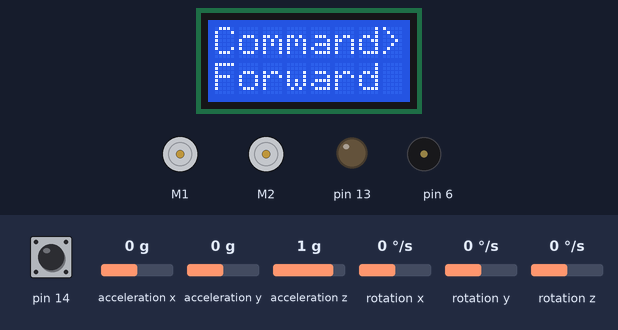
A sketch run on a simulated Arduino Leonardo, built with avr-gcc and run on an emulated ATmega32U4. Parts: 8×2 character LCD, 2 × DC motor (green arrow = forward, orange = backward, longer = faster), output pins drawn as LEDs (lit = HIGH), buzzer (waves = sounding). The inputs (shaded band) are chosen by the test bench; at power-on: pin 14 HIGH, acceleration x 0 g, acceleration y 0 g, acceleration z 1 g, rotation x 0 °/s, rotation y 0 °/s, rotation z 0 °/s.

Above: at 3.2 s.
3.3 s: pin 14 pulled LOW for 0.15 s
At 4.4 s:
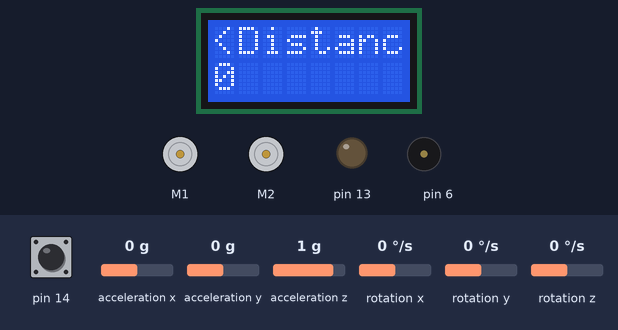
5.0 s: pin 14 pulled LOW for 0.15 s
At 5.6 s:
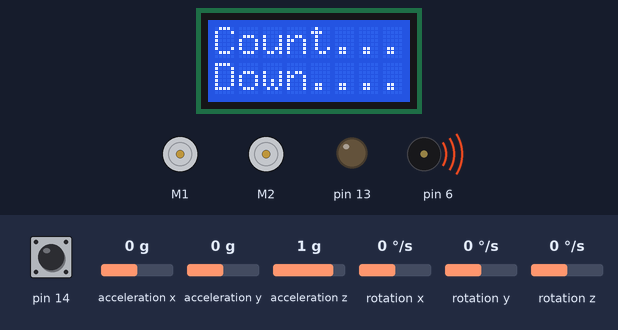
11.1 s: pin 14 pulled LOW for 3.2 s
At 15.5 s:
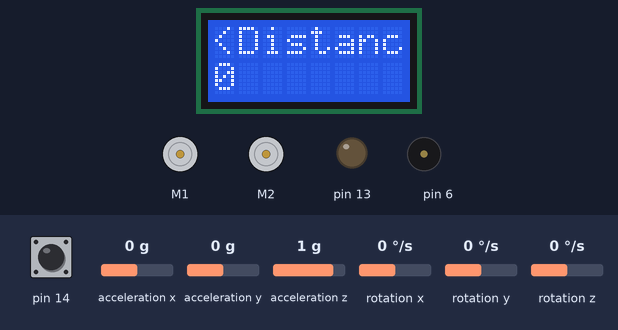
15.8 s: pin 14 pulled LOW for 1 s
At 24.7 s:
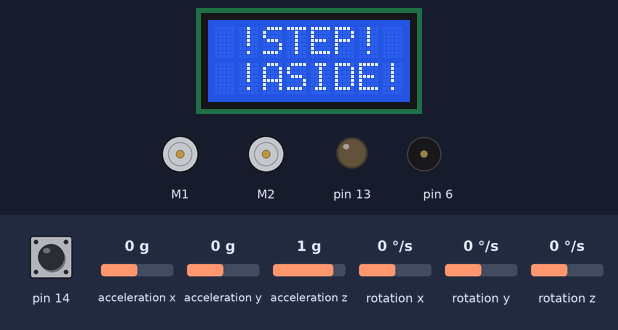
Timing chart, 0 to 26.2 s (numbered marks = the images above; inputs shaded):
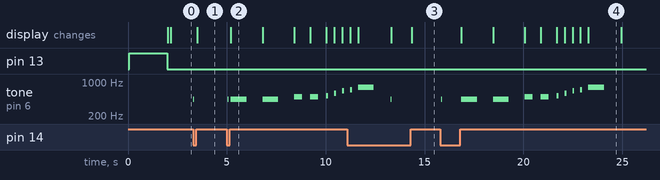

The sketch:

rpro_lecture_1_ex5_solution.ino
```cpp
#include <Wire.h>
#include <Zumo32U4.h>

Zumo32U4Encoders encoders;
Zumo32U4IMU imu;
Zumo32U4LCD lcd;
Zumo32U4Buzzer buzzer;
Zumo32U4ButtonA buttonA;
Zumo32U4Motors motors;

// vars to count the accumulated counts of the encoders
int movementCommand = 0;   // used to select the command
int movementParameter = 0;   // used to select distance or angle

int const countJump = 100;  // number of counts before jumping to next command in stage 0
int const maxDist = 100;   // max distance the robot should travel
int const maxAngle = 359; // max angle the robot can turn
int speed = 100; // max speed of the robot
float wheelCirc = 13.0;
// control the flow of the program. 0 wait for command
//                                  1 wait for speed and time
//                                  2 running the command.
int stage = 0;

// control selection 1              0 Forward
//                                  1 Backwards
//                                  2 turn
int chosenCommand = 0;

// variables for gyro
uint32_t turnAngle = 0;
int16_t turnRate;
int16_t gyroOffset;
uint16_t gyroLastUpdate = 0;

void setup() {
  Serial.begin(9600);
  turnSensorSetup();
  delay(100);
}

void loop() {
  delay(50);
  switch(stage){
    case 0: selectMovement();
    break;
    case 1: selectParameter();
    break;
    case 2: countdown();
    executeMovement();
    break;
  }
}

void selectMovement(){
  readEncodersMovement();
  if(movementCommand > countJump){
    bip();
    movementCommand = 0;
    chosenCommand++;
    if(chosenCommand > 2) chosenCommand = 0;
  }
  else if(movementCommand < -countJump){
    bip();
    movementCommand = 0;
    chosenCommand--;
    if(chosenCommand < 0 ) chosenCommand = 2;
  }
  LCDSelectMovement();
  if(buttonA.isPressed()){
    bip();
    stage = 1;
    buttonA.waitForRelease();   // wait till the button is released
  }
}

void selectParameter(){
  readEncodersParameter();
  switch(chosenCommand){
    case 0: case 1:
    if(movementParameter < 0){
      movementParameter = 0;
      bip();
    }
    else if(movementParameter > maxDist){
      movementParameter = maxDist;
      bip();
    }
    break;
    case 2:
    if(movementParameter < 0){
      movementParameter = 0;
      bip();
    }
    else if(movementParameter > maxAngle){
      movementParameter = maxAngle;
      bip();
    }
    break;
  }
  LCDSelectParameter();
  if(buttonA.isPressed()){
    bip();
    stage = 2;
    buttonA.waitForRelease();
  }
}

/*
Movement functions
*/

void stop(){
  motors.setSpeeds(0,0);
}

void forward(){
  motors.setSpeeds(speed, speed);
}

void backward(){
  motors.setSpeeds(-speed, -speed);
}

void turnByAngle(){
  turnSensorReset();
  if (movementParameter>180){
    motors.setSpeeds(100,-100);
    while(getTurnAngleInDegrees()>movementParameter){
      delay(10);
    }
  }
  else{
    motors.setSpeeds(-100,100);
    while(getTurnAngleInDegrees()<movementParameter){
      delay(10);
    }
  }
}

void executeMovement(){
  switch(chosenCommand){
    case 0: // forward
      while (getDistance() < movementParameter){
        forward();
        delay(100);
      }
      stop();
      break;
    case 1: // backward
      while (getDistance() > (-1) *movementParameter){
        backward();
        delay(100);
      }
      stop();
      break;
    case 2: // turn
      turnByAngle();
      delay(100);
      break;
  }

  stop();
  // Reset of the values
  movementCommand = 0;
  movementParameter = 0;
  stage = 0;
  chosenCommand = 0;
}

/*
LCD functions
*/
void LCDSelectMovement(){
  switch(chosenCommand){
    case 0:
      printLCD("Command>", "Forward");
      break;
    case 1:
      printLCD("Command>", "Backward");
      break;
    case 2:
      printLCD("Command>", "Turn");
      break;
  }
}

void LCDSelectParameter(){
  if (chosenCommand == 2){
    printLCD("<Turn Angle: ", (String)movementParameter);
  }
  else {
    printLCD("<Distance: ", (String)movementParameter);
  }
}


// Easy fucntion to print in the LCD
void printLCD(String s0, String s1){
  lcd.clear();
  lcd.print(s0);
  lcd.gotoXY(0,1);
  lcd.print(s1);
}

/*
Encoder functions
*/

float getDistance(){
  int countsL = encoders.getCountsLeft();
  int countsR = encoders.getCountsRight();

  float distanceL = countsL/900.0 * wheelCirc;
  float distanceR = countsR/900.0 * wheelCirc;

  return (distanceL + distanceR)/2;
}

void resetEncoders(){
  encoders.getCountsAndResetLeft();
  encoders.getCountsAndResetRight();
}

void readEncodersMovement(){
  movementCommand = movementCommand + encoders.getCountsRight();
  resetEncoders();
}

void readEncodersParameter(){
  movementParameter = movementParameter + encoders.getCountsLeft();
  resetEncoders();
}

/*
Sound functions
*/

void bip(){
  buzzer.playNote(NOTE_A(4),20,15);
  delay(30);
}

void countdown(){
  printLCD("Count...","Down....");
  buzzer.playNote(NOTE_A(4),800,15);
  delay(1600);
  printLCD("Count..","Down...");
  buzzer.playNote(NOTE_A(4),800,15);
  delay(1600);
  printLCD("Count.","Down..");
  buzzer.playNote(NOTE_B(4),400,15);
  delay(800);
  printLCD("Count","Down.");
  buzzer.playNote(NOTE_B(4),400,15);
  delay(800);
  printLCD("Coun","Down");
  buzzer.playNote(NOTE_C(5),100,15);
  delay(400);
  printLCD("Cou","Dow");
  buzzer.playNote(NOTE_D(5),100,15);
  delay(400);
  printLCD("Co","Do");
  buzzer.playNote(NOTE_E(5),100,15);
  delay(400);
  printLCD("C","D");
  buzzer.playNote(NOTE_F(5),100,15);
  delay(400);
  printLCD(" !STEP!"," !ASIDE!");
  buzzer.playNote(NOTE_G(5),800,15);
  delay(1600);
}

/*
Gyro setup and convenience functions '
*/
void turnSensorSetup()
{
  Wire.begin();
  imu.init();
  imu.enableDefault();
  imu.configureForTurnSensing();

  lcd.clear();
  lcd.print(F("Gyro cal"));

  // Turn on the yellow LED in case the LCD is not available.
  ledYellow(1);

  // Delay to give the user time to remove their finger.
  delay(500);

  // Calibrate the gyro.
  int32_t total = 0;
  for (uint16_t i = 0; i < 1024; i++)
  {
    // Wait for new data to be available, then read it.
    while(!imu.gyroDataReady()) {}
    imu.readGyro();

    // Add the Z axis reading to the total.
    total += imu.g.z;
  }
  ledYellow(0);
  gyroOffset = total / 1024;

  // Display the angle (in degrees from -180 to 180) until the
  // user presses A.
  lcd.clear();
  turnSensorReset();
}

// This should be called to set the starting point for measuring
// a turn.  After calling this, turnAngle will be 0.
void turnSensorReset()
{
  gyroLastUpdate = micros();
  turnAngle = 0;
}

// Read the gyro and update the angle.  This should be called as
// frequently as possible while using the gyro to do turns.
void turnSensorUpdate()
{
  // Read the measurements from the gyro.
  imu.readGyro();
  turnRate = imu.g.z - gyroOffset;

  // Figure out how much time has passed since the last update (dt)
  uint16_t m = micros();
  uint16_t dt = m - gyroLastUpdate;
  gyroLastUpdate = m;

  // Multiply dt by turnRate in order to get an estimation of how
  // much the robot has turned since the last update.
  // (angular change = angular velocity * time)
  int32_t d = (int32_t)turnRate * dt;

  // The units of d are gyro digits times microseconds.  We need
  // to convert those to the units of turnAngle, where 2^29 units
  // represents 45 degrees.  The conversion from gyro digits to
  // degrees per second (dps) is determined by the sensitivity of
  // the gyro: 0.07 degrees per second per digit.
  //
  // (0.07 dps/digit) * (1/1000000 s/us) * (2^29/45 unit/degree)
  // = 14680064/17578125 unit/(digit*us)
  turnAngle += (int64_t)d * 14680064 / 17578125;
}

uint32_t getTurnAngleInDegrees(){
  turnSensorUpdate();
  // do some math and pointer magic to turn angle in seconds to angle in degree
  return (((uint32_t)turnAngle >> 16) * 360) >> 16;
}
```

Measured:
- after the input at 3.3 s, tone on pin 6: silent → 440 Hz at once, → silent 0.02 s later; the display: changes after 0.21 s (image 1)
- after the input at 5.0 s, tone on pin 6: plays 440 Hz for 0.02 s, 440 Hz for 0.80 s, 440 Hz for 0.80 s, 493 Hz for 0.40 s, 493 Hz for 0.40 s, 523 Hz for 0.10 s … (8 notes in this stretch), starting at once; the display: changes after 0.21 s (image 2)
- after the input at 15.8 s, tone on pin 6: plays 440 Hz for 0.02 s, 440 Hz for 0.80 s, 440 Hz for 0.80 s, 493 Hz for 0.40 s, 493 Hz for 0.40 s, 523 Hz for 0.10 s … (10 notes in this stretch), starting at once; the display: first changes after 1.1 s (image 4 shows a later state)
- what the display in image 2 shows lasts 1.6 s, from 5.2 s to 6.8 s
- what the display in image 4 shows lasts 1.6 s, from 23.3 s to 24.9 s
